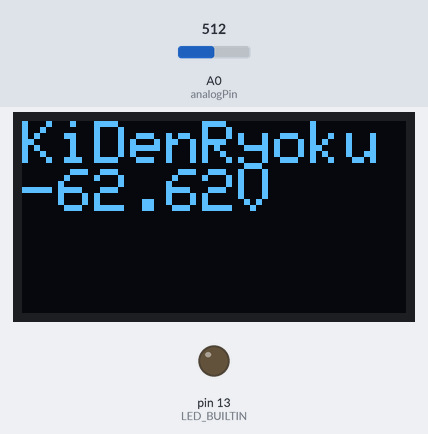
Simulated run of this sketch. Board: Arduino Uno, built with avr-gcc and run on an emulated ATmega328P. On the bench: 128×64 one-colour display, output pins drawn as LEDs (lit = HIGH). Inputs (shaded band) come from the test bench; at power-on: A0 (analogPin) = 512. Storage starts empty.

Above: at 3.3 s.
At 128.16 s:
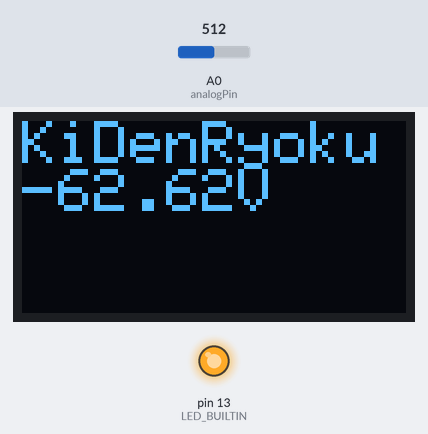
Timing chart, 0 to 129.7 s (numbered marks = the images above):
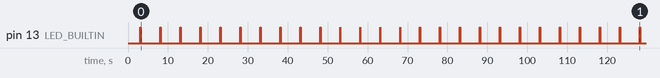

The sketch:

voltmeter_SD.ino
```cpp
/*  voltmeter_SD by K.Sakurai 20180714
 *  あちゃんでいいの使用デバイスで電圧を測定してSDカードに記録するデータロガーです。
 *  スロットにSDカードを入れ、電源を入れると測定データを記録し続けます。
 *  使用ライブラリは Wire(I2C), SD, Adafruit_GFX, Adafruit_SSD1306
 *  Wireはプログラム中一回も使ってないように見えるけどたぶんAdafruit_SSD1306で使ってるから抜かないで。
 */

#include <Adafruit_GFX.h>
#include <Adafruit_SPITFT.h>
#include <Adafruit_SPITFT_Macros.h>
#include <gfxfont.h>

#include <Adafruit_SSD1306.h>

#include <Wire.h>

#include <SD.h>

//=====【Hardware Configration】ハードウェアに応じて以下を変更すること
const int chipSelect = 10;    //SDピンアサイン CSは10
const int analogPin = 0;    //アナログピンの番号 A0つかいます
const float VCC = 3.3;    //Vccは3.3のデバイスを使用
const int MULTI_HIGH = 390;    //倍率器の抵抗Vcc側
const int MULTI_LOW = 100;    //倍率器の抵抗GND側 high/lowがあってればOK
const int VF = 0.1;   //挿入した整流用ダイオードの順方向電圧は計測したら0.1V
const double cA = -0.1577; // 2次多項式近似の2乗項係数
const double cB = 1.2329; // 2次多項式近似の1乗項係数
const double cC = 0.056; // 2次多項式近似の定数項

//=====【Software Configration】測定の仕様を変えたければ以下を変更すること
const int NUMDET = 100;   //1つのデータにつき測定回数は100回
const int INTERVAL = 30;  //測定間隔は30ms
const int WAIT_TIME = 5000; //データ取得間隔は5000ms 処理時間は実測200ms程度なので、300ms以下NG

//=====

Adafruit_SSD1306 display(-1);

unsigned long number;
unsigned long time_zero;

void setup()
{
  pinMode(LED_BUILTIN, OUTPUT);

  //SDカードスロット初期化
  if (!SD.begin(chipSelect)) {
    digitalWrite(LED_BUILTIN, HIGH);
    delay(5000);
    // don't do anything more:
    return;
  }

  Serial.begin(9600);

  //OLED初期化
  display.begin(SSD1306_SWITCHCAPVCC, 0x3C);  // aitendoで売ってるOLEDデバイスの I2Cアドレスは0x3C
  display.clearDisplay();

  //データの通し番号初期化
  number = 0;
}

void loop()
{
  int i;
  char s[12];
  float val;
  float voltage;

  //開始時刻を格納・valの初期化

  time_zero = millis();
  val = 0;

  //A0から取得して電圧を求めるのを規定回数繰り返す valの中身は回数分の測定値の二乗和になる
  for(i = 0; i < NUMDET; i++)
  {
    voltage = (float) analogRead(analogPin) * VCC / 1023 * (MULTI_HIGH + MULTI_LOW) / MULTI_LOW * 2 + VF;
    voltage = pow(voltage, 2);
    val += voltage;
    delay(INTERVAL);
  }

  //平均値を導出 valの中身は実効値になる
  val = val / NUMDET;
  val = sqrt(val);

  //2次方程式に近似してキャリブレーション
  val = (val * val * 2) * cA + val * cB + cC;

  //valをOLEDに出力
  display.clearDisplay();
  display.setTextSize(2);
  display.setTextColor(WHITE);
  display.setCursor(0,0);
  display.println("KiDenRyoku");
  display.setTextSize(2);
  display.print(val, 2);
  display.println("V");
  display.display();

  //SDカードに書き込む。ダメならLEDが点灯する
  File dataFile = SD.open("measure.csv", FILE_WRITE);
  // if the file is available, write to it:
  if (dataFile) {
    dataFile.print(number);
    dataFile.print(",");
    dataFile.println(val);
    dataFile.close();
  } else {
  digitalWrite(LED_BUILTIN, HIGH);
  delay(5000);
  }

  //全部終わったら1回チカっとして通し番号をインクリメント
  digitalWrite(LED_BUILTIN, HIGH);   // turn the LED on (HIGH is the voltage level)
  delay(100);                       // wait for a second
  digitalWrite(LED_BUILTIN, LOW);    // turn the LED off by making the voltage LOW

  number++;

  //WAIT_TIMEまで待機
  while(millis() < time_zero + WAIT_TIME)
  {
    ;
  }
}
```

Measured:
- by itself, pin 13 (LED_BUILTIN): alternates HIGH for 0.10 s and LOW for 4.9 s
